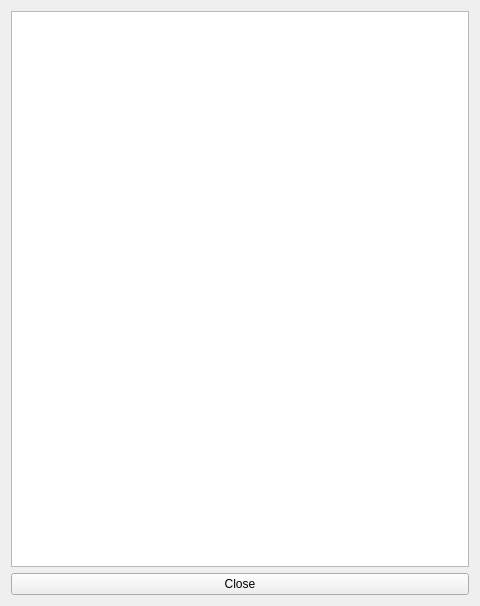
<?xml version="1.0" encoding="UTF-8"?>
<ui version="4.0">
 <class>windowResults</class>
 <widget class="QWidget" name="windowResults">
  <property name="geometry">
   <rect>
    <x>0</x>
    <y>0</y>
    <width>480</width>
    <height>606</height>
   </rect>
  </property>
  <property name="windowTitle">
   <string>Results</string>
  </property>
  <layout class="QGridLayout" name="gridLayout">
   <item row="0" column="0">
    <widget class="QTextBrowser" name="textResults"/>
   </item>
   <item row="1" column="0">
    <widget class="QPushButton" name="closeResults">
     <property name="text">
      <string>Close</string>
     </property>
    </widget>
   </item>
  </layout>
 </widget>
 <resources/>
 <connections/>
</ui>
